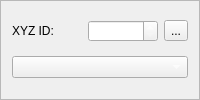
         <widget class="QFrame" name="xyz_id_frame">
          <property name="frameShape">
           <enum>QFrame::StyledPanel</enum>
          </property>
          <property name="frameShadow">
           <enum>QFrame::Raised</enum>
          </property>
          <layout class="QGridLayout" name="gridLayout_5">
           <item row="0" column="1">
            <widget class="QSpinBox" name="xyz_spinBox">
             <property name="minimumSize">
              <size>
               <width>0</width>
               <height>0</height>
              </size>
             </property>
             <property name="styleSheet">
              <string notr="true">color: rgb(255, 255, 255);</string>
             </property>
            </widget>
           </item>
           <item row="0" column="2">
            <widget class="QToolButton" name="saveframe_toolButton">
             <property name="statusTip">
              <string comment="Save Frame" extracomment="Save Frame"/>
             </property>
             <property name="text">
              <string>...</string>
             </property>
             <property name="icon">
              <iconset resource="../../../res/qticons.qrc">
               <normaloff>:/material_icons/material_icons/png/content-save-custom.png</normaloff>:/material_icons/material_icons/png/content-save-custom.png</iconset>
             </property>
             <property name="iconSize">
              <size>
               <width>25</width>
               <height>25</height>
              </size>
             </property>
            </widget>
           </item>
           <item row="4" column="0" colspan="3">
            <widget class="QComboBox" name="fname_comboBox">
             <property name="sizePolicy">
              <sizepolicy hsizetype="Preferred" vsizetype="Fixed">
               <horstretch>1</horstretch>
               <verstretch>1</verstretch>
              </sizepolicy>
             </property>
             <property name="minimumSize">
              <size>
               <width>0</width>
               <height>0</height>
              </size>
             </property>
             <property name="font">
              <font>
               <kerning>true</kerning>
              </font>
             </property>
             <property name="styleSheet">
              <string notr="true">color: rgb(255, 255, 255);</string>
             </property>
            </widget>
           </item>
           <item row="0" column="0">
            <widget class="QLabel" name="xyz_id_label">
             <property name="text">
              <string>XYZ ID: </string>
             </property>
            </widget>
           </item>
          </layout>
         </widget>
